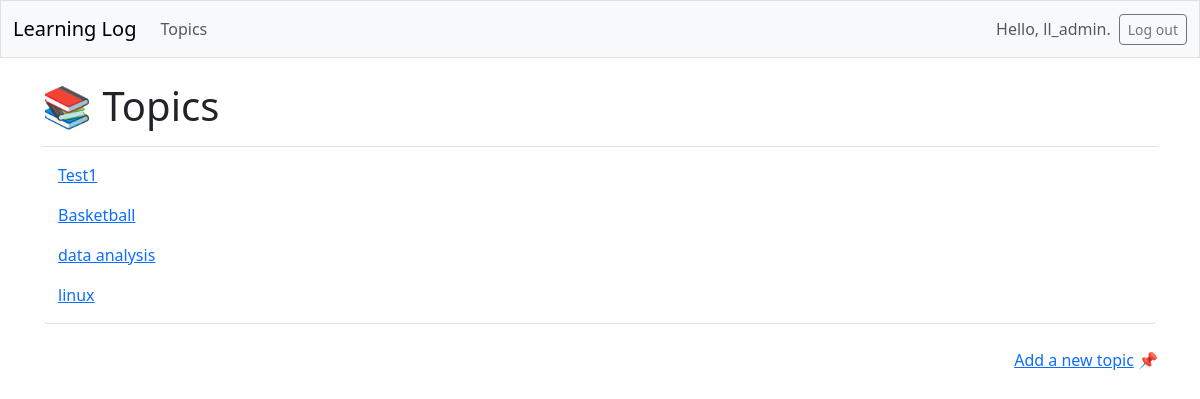
The app's page /topics/ (signed in) with its own data.
### learning_logs/models.py (models this page shows, shortened)
class Topic(models.Model):
    text = models.CharField(max_length=200)
    date_added = models.DateTimeField(auto_now_add=True)
    owner = models.ForeignKey(User, on_delete=models.CASCADE)

### learning_logs/views.py (the view)
# urls.py: path('topics/', views.topics, name='topics'),
@login_required
def topics(request):
    topics = Topic.objects.filter(owner=request.user).order_by('date_added')
    context = {'topics': topics}
    return render(request, 'learning_logs/topics.html', context)

### learning_logs/templates/learning_logs/topics.html
{% extends 'learning_logs/base.html' %}
{% block page_header %}
  <h1>📚 Topics</h1>
{% endblock page_header %}
{% block content %}
  <ul class="list-group border-bottom pb-2 mb-4">
    {% for topic in topics %}
      <li class="list-group-item border-0">
        <a href="{% url 'learning_logs:topic' topic.id %}">
          {{ topic.text }}</a>
      </li>
    {% empty %}
      <li class="list-group-item border-0">No topics have been added yet.</li>
    {% endfor %}
  </ul>
  <div class ="float-end"><a href="{% url 'learning_logs:new_topic' %}">Add a new topic</a> 📌</div>
{% endblock content %}

### learning_logs/templates/learning_logs/base.html (shortened to what this page needs)
<!doctype html>
<html lang="en">
<head>
  {% load django_bootstrap5 %}
  {% bootstrap_css %}
</head>
<body>
  <nav class="navbar navbar-expand-md navbar-light bg-light mb-4 border">
    <div class="container-fluid">
      <a class="navbar-brand" href="{% url 'learning_logs:index' %}">
          Learning Log</a>
      <div class="collapse navbar-collapse" id="navbarCollapse">
        <ul class="navbar-nav me-auto mb-2 mb-md-0">
          <li class="nav-item">
            <a class="nav-link" href="{% url 'learning_logs:topics' %}">
              Topics</a></li>
        </ul>
        <ul class="navbar-nav ms-auto mb-2 mb-md-0">
          {% if user.is_authenticated %}
            <li class="nav-item">
              <span class="navbar-text me-2">Hello, {{ user.username }}.
                </span></li>
          {% endif %}
        </ul>
        {% if user.is_authenticated %}
          <form action="{% url 'accounts:logout' %}" method='post'>
            <button name='submit' class='btn btn-outline-secondary btn-sm'>
              Log out</button>
          </form>
        {% endif %}
      </div>
    </div>
  </nav>
  <main class="container">
    <div class="pb-2 mb-2 border-bottom">
      {% block page_header %}{% endblock page_header %}
    </div>
    <div>
      {% block content %}{% endblock content %}
    </div>
  </main>
</body>
</html>

### records on screen
Topic: text "Test1"
Topic: text "Basketball"
Topic: text "data analysis"
Topic: text "linux"

### other values on screen
{{ user.username }} "ll_admin"
